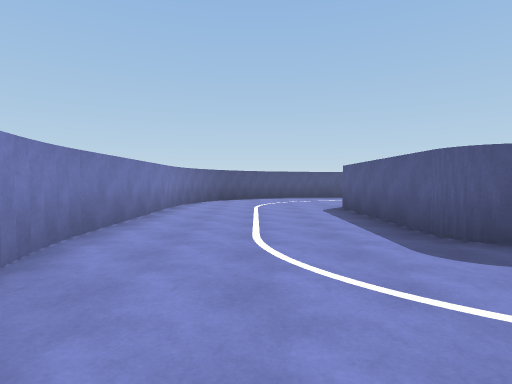
view 1 (above)

20 first-person views from a walk through a 3-D level made in the Unity game engine. The camera is 1.4 m above the floor, tilts 2° down and sees 80° across. The floor is counted in squares, 2 m on a side. Each view is taken from the middle of a square. On the plan, view 1 faces up. The plan holds only what a view shows up to about 10 squares ahead; the rest is blank. The place goes on beyond the plan. The player is left out. Some animated figures are not drawn.

view 2
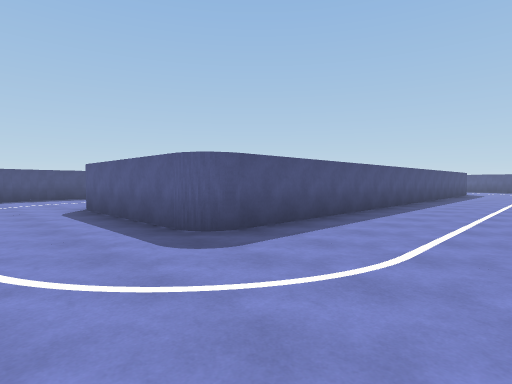

view 3
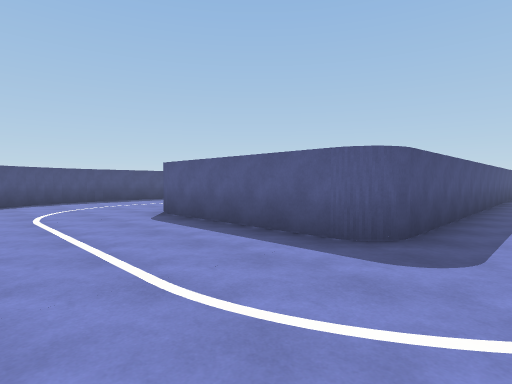

view 4
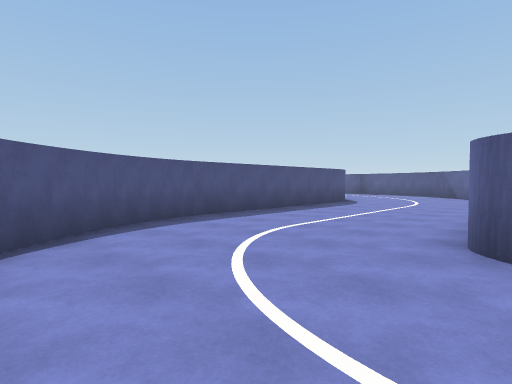

view 5
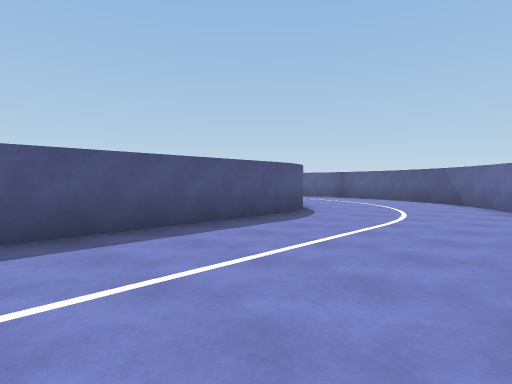

view 6
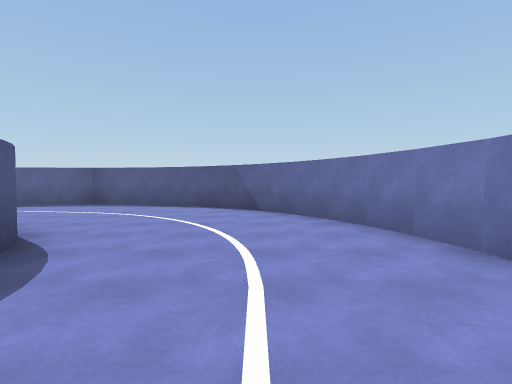

view 7
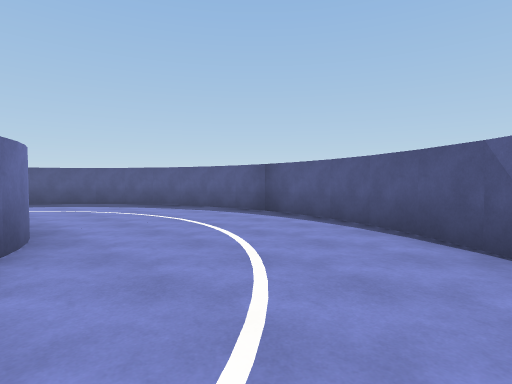

view 8
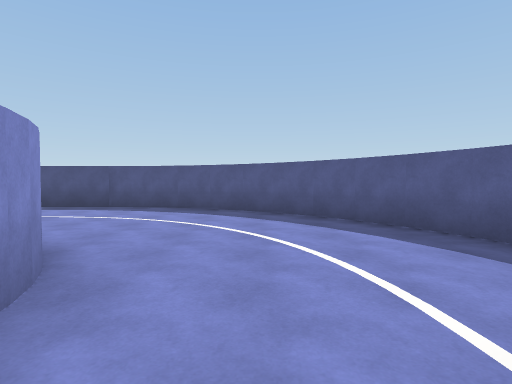

view 9
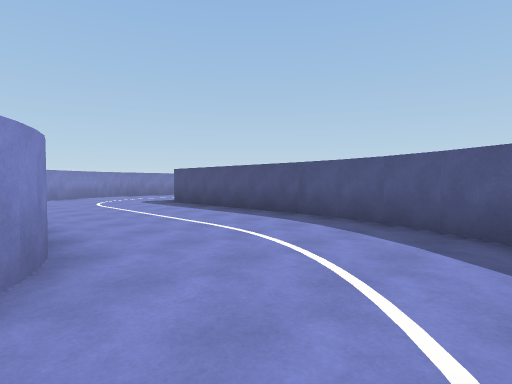

view 10
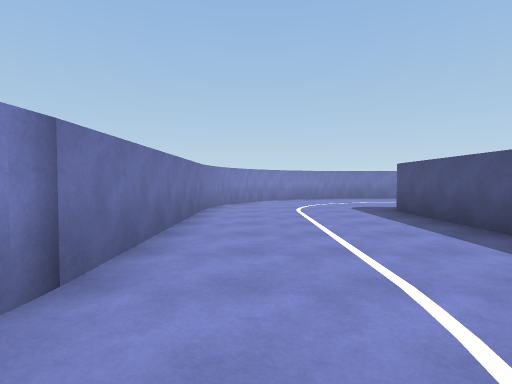

view 11
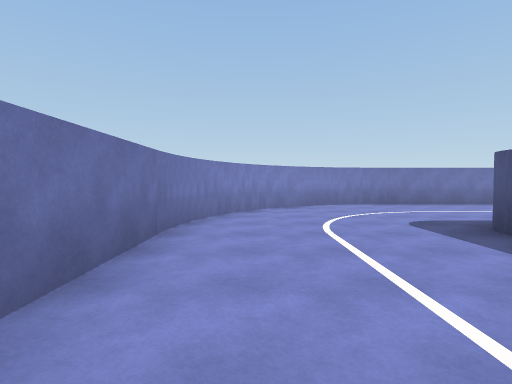

view 12
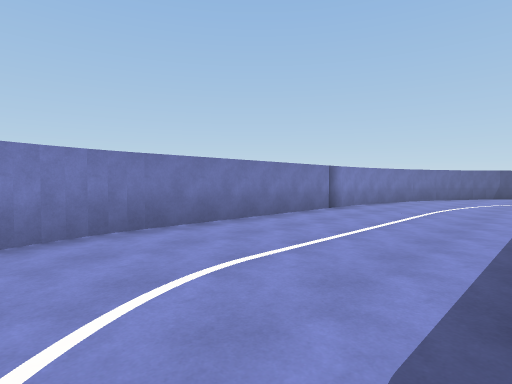

view 13
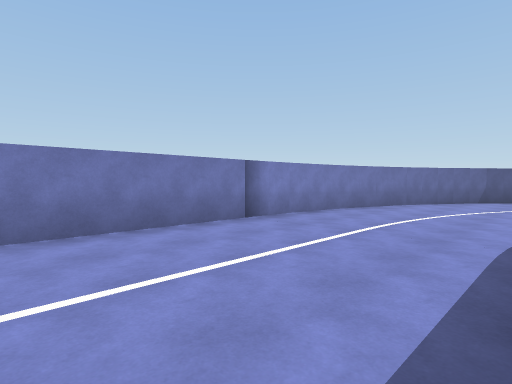

view 14
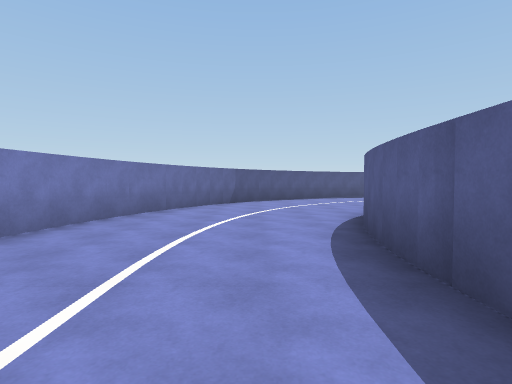

view 15
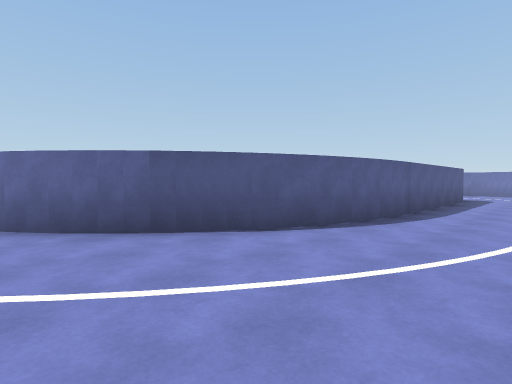

view 16
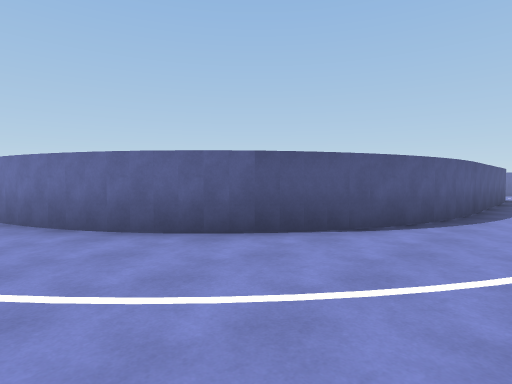

view 17
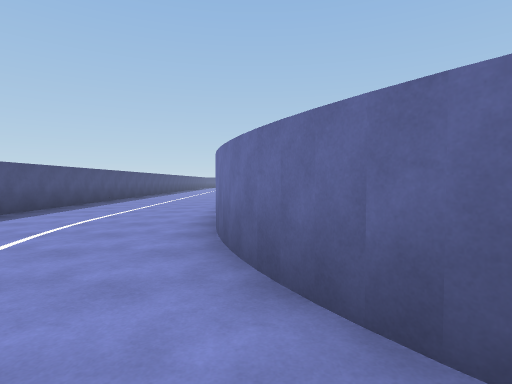

view 18
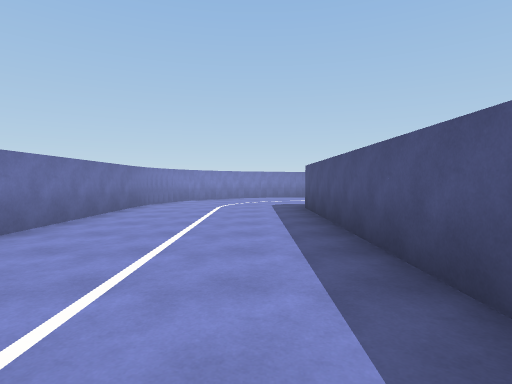

view 19
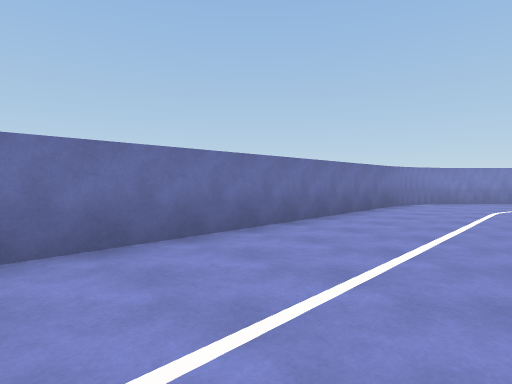

view 20
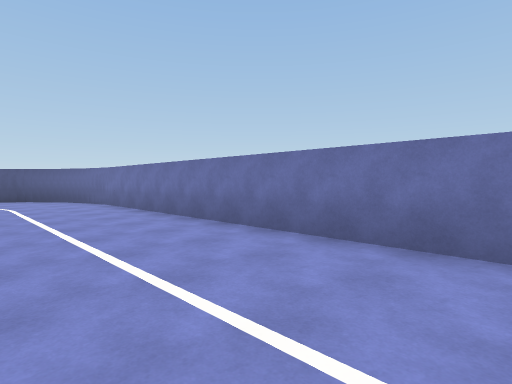

### Floor plan
Points are (right, up) in squares from view 1. A wall is a line through its corners. A room is listed if a view was taken in it or the views show most of it. See-through windows are left out.
Room 1 (views 1, 2, 3, 4, 5, 6, 7, 8, 9, 10, 11, 12, 13, 14, 15, 16, 17, 18, 19, 20)
walls: (9.7, 13.9) (9.3, 13.6); (10.5, 15) (10.3, 14.6); (8.8, 13.4) (8.3, 13.3); (10.6, 15.3) (10.5, 14.9); (8.4, 13.3) (2.5, 13.3); (10.7, 15.7) (10.6, 15.2); (10.5, 17.1) (10.6, 16.6); (10.3, 17.5) (10.5, 17); (12.4, 10.2) (13.2, 10.8) (13.8, 11.6); (13.7, 11.4) (14.3, 12.4); (11.6, 9.7) (12.5, 10.2); (14.3, 12.3) (14.7, 13.2); (14.7, 13.1) (15, 14.1); (10.7, 9.2) (11.8, 9.7); (15, 14) (15.2, 15) (15.3, 16.1); (8.2, 18.7) (8.7, 18.6); (9.8, 8.9) (10.9, 9.3); (9, 8.8) (9.9, 9); (15.3, 16) (15.2, 17.1); (15.2, 17) (15, 17.9) (14.7, 18.9); (14.8, 18.7) (14.3, 19.8); (14.4, 19.6) (13.7, 20.5); (13.8, 20.4) (13.1, 21.2); (2.3, 13.3) (1.7, 13.1); (13.2, 21.1) (12.4, 21.8); (12.5, 21.8) (11.7, 22.3); (1.7, 13.2) (1.1, 13); (11.8, 22.3) (10.8, 22.8); (10.9, 22.7) (9.9, 23); (1.3, 13) (0.7, 12.8); (2.4, 18.7) (8.4, 18.7) (9.1, 18.5); (10, 23) (8.9, 23.2); (0.8, 12.9) (0, 12.4); (9, 23.3) (2.9, 23.3); (1.9, 18.8) (2.5, 18.7); (-0.1, 12.3) (-0.7, 11.8); (0.9, 19.1) (1.7, 18.8); (11.9, 3.3) (2.9, 3.3); (0, 19.6) (0.5, 19.3) (1, 19.1); (-1.9, 10) (-2.1, 9.3) (-2.3, 8.5) (-2.3, 3.4); (2.3, 3.9) (2.3, 8.1); (2.3, 24.1) (2.3, 30); (-1, 20.5) (-0.4, 19.9) (0.1, 19.6); (-1.4, 21.1) (-1.1, 20.6); (-2, 22.3) (-1.7, 21.5) (-1.4, 21); (-2.2, 23) (-2, 22.1); (-2.3, 23.6) (-2.2, 22.8); (-2.3, 3.5) (-2.2, 2.9); (-2.2, 3) (-2.1, 2.4); (2.4, -1.3) (18.6, -1.3); (-1.4, 1) (-1.1, 0.6); (1.4, -1) (2, -1.2) (2.5, -1.3); (-1.1, 0.7) (-0.5, 0); (-0.6, 0.1) (-0.2, -0.3); (18.5, -1.3) (19.1, -1.2); (0, -0.4) (0.8, -0.8); (0.6, -0.8) (1.4, -1.1); (2.3, 29.8) (2.4, 30.8); (19, -1.2) (19.6, -1.1); (19.4, -1.1) (20.4, -0.8); (2.4, 30.7) (2.5, 31.2); (2.5, 31.1) (2.7, 31.9) (3.2, 33); (3.3, 33.2) (3.8, 33.9); (-2.3, 30.4) (-2.3, 23.4); (3.7, 33.8) (4.4, 34.7); (4.3, 34.6) (4.7, 34.9); (4.5, 34.8) (5.5, 35.6); (-2, 32.2) (-2.3, 30.2); (5.4, 35.5) (6, 35.8); (5.9, 35.8) (6.7, 36.2); (6.7, 36.1) (7.5, 36.4); (7.4, 36.4) (8.1, 36.5); (-1.6, 33.5) (-2, 32.1); (-1.2, 34.5) (-1.7, 33.3); (-0.7, 35.6) (-1.2, 34.4); (0.7, 37.5) (-0.4, 36) (-0.7, 35.5)

Where each view was taken, in squares from view 1:
view 1: 0 up, 0 right, facing up
view 2: 0 up, 0 right, facing up-right
view 3: 2 up, 1 left, facing up-right
view 4: 8 up, 1 left, facing up-right
view 5: 9 up, 3 right, facing up-right
view 6: 11 up, 6 right, facing right
view 7: 11 up, 10 right, facing up-right
view 8: 15 up, 12 right, facing up
view 9: 18 up, 12 right, facing up-left
view 10: 20 up, 10 right, facing left
view 11: 20 up, 7 right, facing left
view 12: 22 up, 2 right, facing up-left
view 13: 25 up, 2 right, facing up-left
view 14: 27 up, 1 right, facing up
view 15: 36 up, 0 right, facing down-right
view 16: 37 up, 1 right, facing down-right
view 17: 36 up, 4 right, facing right
view 18: 2 up, 11 right, facing left
view 19: 2 up, 11 right, facing down-left
view 20: 2 up, 9 right, facing down-right
